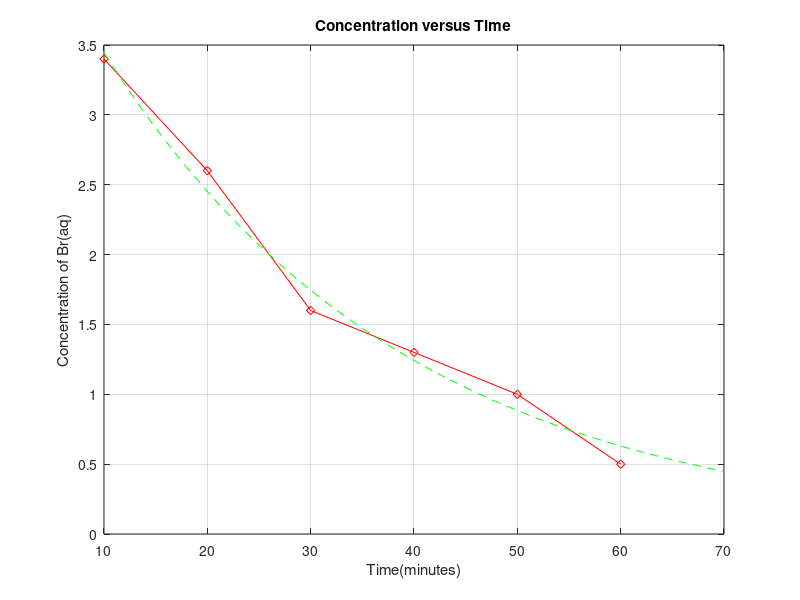

Source code (MATLAB):
%% Ungraded Homework 2
%% Sarah Verderame
%% Problem 1
%Question 1
%Generate a plot of a function for the charge on a capacitor from time 0 to
%0.8 seconds given initial conditions/constants.
clc, clf, clear
t =linspace(0,0.8); 
q=10; R=60; L=9; C=0.00005; %intialize variables
Q = q*exp((-R*t)/(2*L)).*cos(sqrt((1/(L*C))-((R/(2*L))^2))*t);
subplot(3,1,1) %Puts a graph of certain dimensions on a single figure
plot(t,Q) %plot the graph of time versus charge
xlabel('Time'), ylabel('Charge on the Capacitor')
title('Charge on the Capacitor as a Function of Time')
grid on

% Question 2
%Create another plot, using the subplot function,
%showing when C is ten times greater (0.0005).
subplot(3,1,2); %puts another graph on same figure as Question 1
t = linspace(0,0.8);
q=10; R=60; L=9; C=0.0005;
Q = q*exp((-R*t)/(2*L)).*cos(sqrt((1/(L*C))-((R/(2*L))^2))*t);
plot(t,Q)
xlabel('Time'), ylabel('Charge on the Capacitor')
title('Charge on the Capacitor as a Function of Time')
grid on

% Question 3
%The response changed when the capacitance went up because dividing 1 by a
%larger number creates a smaller number to subtract from, which causes a
%small number to multiply by time, and taking the cosine of a small number
%will give the graph a small amplitude. The line is straighter than the
%origional graph. 

%% Problem 2
%Create a plot displaying both the data (using red diamond shaped) and the
%function (using a green dashed line). Plot the function for t=0 to 70
%minutes.

clc, clf, clear

mat_t=[10;20;30;40;50;60]; 
mat_c=[3.4;2.6;1.6;1.3;1.0;0.5];%inserting the data given as a matrix 
                                %for red diamond shaped line
t=linspace(10,70);
c=4.84*exp(-0.034*t); %now data from function

plot(mat_t,mat_c,'- diamond r');
hold on; %do not replace graph, just add another set of data
plot(t,c,'-- g');
xlabel('Time(minutes)'), ylabel('Concentration of Br(aq)')
title('Concentration versus Time')
grid on


